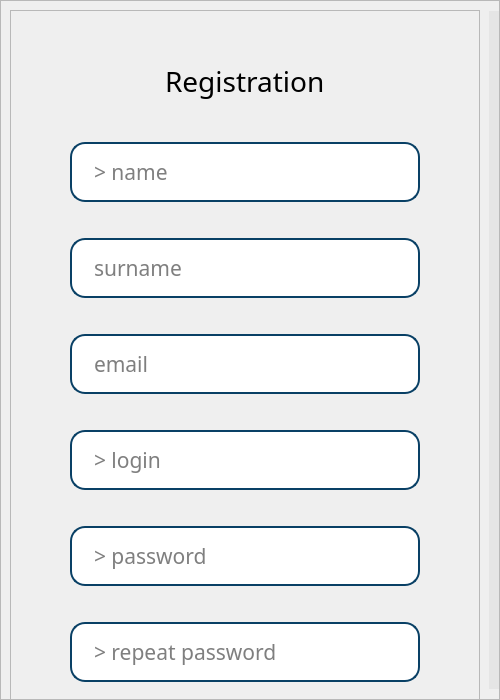
<?xml version="1.0" encoding="UTF-8"?>
<ui version="4.0">
 <class>MainWindow</class>
 <widget class="QMainWindow" name="MainWindow">
  <property name="geometry">
   <rect>
    <x>0</x>
    <y>0</y>
    <width>500</width>
    <height>700</height>
   </rect>
  </property>
  <property name="sizePolicy">
   <sizepolicy hsizetype="Fixed" vsizetype="Fixed">
    <horstretch>0</horstretch>
    <verstretch>0</verstretch>
   </sizepolicy>
  </property>
  <property name="minimumSize">
   <size>
    <width>500</width>
    <height>700</height>
   </size>
  </property>
  <property name="maximumSize">
   <size>
    <width>500</width>
    <height>700</height>
   </size>
  </property>
  <property name="windowTitle">
   <string>MainWindow</string>
  </property>
  <property name="inputMethodHints">
   <set>Qt::ImhNone</set>
  </property>
  <widget class="QWidget" name="centralwidget">
   <widget class="QScrollArea" name="scrollArea">
    <property name="geometry">
     <rect>
      <x>0</x>
      <y>0</y>
      <width>500</width>
      <height>700</height>
     </rect>
    </property>
    <property name="minimumSize">
     <size>
      <width>500</width>
      <height>700</height>
     </size>
    </property>
    <property name="maximumSize">
     <size>
      <width>500</width>
      <height>700</height>
     </size>
    </property>
    <property name="styleSheet">
     <string notr="true">QScrollBar:vertical {
	border: none;
    background: rgb(229, 229, 229);
    width: 10px;
    margin: 10px 0 10px 0;
	border-radius: 0px;
 }

/*  HANDLE BAR VERTICAL */
QScrollBar::handle:vertical {	
	background-color: rgb(229, 229, 229);
	min-height: 30px;
	border-radius: 5px;
}
QScrollBar::handle:vertical:hover{	
	background-color: rgb(229, 229, 229);
}
QScrollBar::handle:vertical:pressed {	
	background-color: rgb(229, 229, 229);
}

/* BTN TOP - SCROLLBAR */
QScrollBar::sub-line:vertical {
	border: none;
	background-color:rgb(120, 183, 140);
	height: 0px;
	border-top-left-radius: 0px;
	border-top-right-radius: 0px;
}
QScrollBar::sub-line:vertical:hover {	
	background-color: rgb(255, 0, 127);
}
QScrollBar::sub-line:vertical:pressed {	
	background-color: rgb(185, 0, 92);
}

/* BTN BOTTOM - SCROLLBAR */
QScrollBar::add-line:vertical {
	border: none;
	background-color: rgb(120, 183, 140);
	height: 0px;
	border-bottom-left-radius: 7px;
	border-bottom-right-radius: 7px;
}
QScrollBar::add-line:vertical:hover {	
	background-color: rgb(255, 0, 127);
}
QScrollBar::add-line:vertical:pressed {	
	background-color: rgb(185, 0, 92);
}
</string>
    </property>
    <property name="widgetResizable">
     <bool>true</bool>
    </property>
    <widget class="QWidget" name="scrollAreaWidgetContents">
     <property name="geometry">
      <rect>
       <x>0</x>
       <y>-324</y>
       <width>488</width>
       <height>1022</height>
      </rect>
     </property>
     <layout class="QVBoxLayout" name="verticalLayout">
      <item>
       <widget class="QFrame" name="frame">
        <property name="minimumSize">
         <size>
          <width>0</width>
          <height>1000</height>
         </size>
        </property>
        <property name="maximumSize">
         <size>
          <width>500</width>
          <height>1000</height>
         </size>
        </property>
        <property name="font">
         <font>
          <family>Bahnschrift</family>
         </font>
        </property>
        <property name="frameShape">
         <enum>QFrame::StyledPanel</enum>
        </property>
        <property name="frameShadow">
         <enum>QFrame::Raised</enum>
        </property>
        <layout class="QVBoxLayout" name="verticalLayout_2">
         <property name="spacing">
          <number>0</number>
         </property>
         <item alignment="Qt::AlignHCenter">
          <widget class="QLabel" name="RegistrationTitle">
           <property name="maximumSize">
            <size>
             <width>200</width>
             <height>50</height>
            </size>
           </property>
           <property name="font">
            <font>
             <family>Bahnschrift</family>
             <pointsize>21</pointsize>
            </font>
           </property>
           <property name="text">
            <string>Registration</string>
           </property>
          </widget>
         </item>
         <item alignment="Qt::AlignHCenter">
          <widget class="QLineEdit" name="name">
           <property name="minimumSize">
            <size>
             <width>350</width>
             <height>60</height>
            </size>
           </property>
           <property name="maximumSize">
            <size>
             <width>350</width>
             <height>60</height>
            </size>
           </property>
           <property name="font">
            <font>
             <family>Bahnschrift</family>
             <pointsize>16</pointsize>
            </font>
           </property>
           <property name="focusPolicy">
            <enum>Qt::StrongFocus</enum>
           </property>
           <property name="styleSheet">
            <string notr="true">color: rgb(0, 0, 0);
background-color: rgb(255, 255, 255);
border-radius: 15px;                     /* &lt;----  20px  */ 
border: 2px solid #094065;
padding-left: 20px
</string>
           </property>
           <property name="text">
            <string/>
           </property>
           <property name="maxLength">
            <number>20</number>
           </property>
           <property name="placeholderText">
            <string>&gt; name</string>
           </property>
           <property name="cursorMoveStyle">
            <enum>Qt::LogicalMoveStyle</enum>
           </property>
           <property name="clearButtonEnabled">
            <bool>true</bool>
           </property>
          </widget>
         </item>
         <item alignment="Qt::AlignHCenter">
          <widget class="QLineEdit" name="surname">
           <property name="minimumSize">
            <size>
             <width>350</width>
             <height>60</height>
            </size>
           </property>
           <property name="maximumSize">
            <size>
             <width>350</width>
             <height>60</height>
            </size>
           </property>
           <property name="font">
            <font>
             <family>Bahnschrift</family>
             <pointsize>16</pointsize>
            </font>
           </property>
           <property name="styleSheet">
            <string notr="true">color: rgb(0, 0, 0);
background-color: rgb(255, 255, 255);
border-radius: 15px;                     /* &lt;----  20px  */ 
border: 2px solid #094065;
padding-left: 20px
</string>
           </property>
           <property name="maxLength">
            <number>20</number>
           </property>
           <property name="placeholderText">
            <string>surname</string>
           </property>
           <property name="clearButtonEnabled">
            <bool>true</bool>
           </property>
          </widget>
         </item>
         <item alignment="Qt::AlignHCenter">
          <widget class="QLineEdit" name="email">
           <property name="minimumSize">
            <size>
             <width>350</width>
             <height>60</height>
            </size>
           </property>
           <property name="maximumSize">
            <size>
             <width>350</width>
             <height>60</height>
            </size>
           </property>
           <property name="font">
            <font>
             <family>Bahnschrift</family>
             <pointsize>16</pointsize>
            </font>
           </property>
           <property name="styleSheet">
            <string notr="true">color: rgb(0, 0, 0);
background-color: rgb(255, 255, 255);
border-radius: 15px;                     /* &lt;----  20px  */ 
border: 2px solid #094065;
padding-left: 20px
</string>
           </property>
           <property name="maxLength">
            <number>20</number>
           </property>
           <property name="placeholderText">
            <string>email</string>
           </property>
           <property name="clearButtonEnabled">
            <bool>true</bool>
           </property>
          </widget>
         </item>
         <item alignment="Qt::AlignHCenter">
          <widget class="QLineEdit" name="login">
           <property name="minimumSize">
            <size>
             <width>350</width>
             <height>60</height>
            </size>
           </property>
           <property name="maximumSize">
            <size>
             <width>350</width>
             <height>60</height>
            </size>
           </property>
           <property name="font">
            <font>
             <family>Bahnschrift</family>
             <pointsize>16</pointsize>
            </font>
           </property>
           <property name="styleSheet">
            <string notr="true">color: rgb(0, 0, 0);
background-color: rgb(255, 255, 255);
border-radius: 15px;                     /* &lt;----  20px  */ 
border: 2px solid #094065;
padding-left: 20px
</string>
           </property>
           <property name="maxLength">
            <number>20</number>
           </property>
           <property name="placeholderText">
            <string>&gt; login</string>
           </property>
           <property name="clearButtonEnabled">
            <bool>true</bool>
           </property>
          </widget>
         </item>
         <item alignment="Qt::AlignHCenter">
          <widget class="QLineEdit" name="password">
           <property name="minimumSize">
            <size>
             <width>350</width>
             <height>60</height>
            </size>
           </property>
           <property name="maximumSize">
            <size>
             <width>350</width>
             <height>60</height>
            </size>
           </property>
           <property name="font">
            <font>
             <family>Bahnschrift</family>
             <pointsize>16</pointsize>
            </font>
           </property>
           <property name="styleSheet">
            <string notr="true">color: rgb(0, 0, 0);
background-color: rgb(255, 255, 255);
border-radius: 15px;                     /* &lt;----  20px  */ 
border: 2px solid #094065;
padding-left: 20px
</string>
           </property>
           <property name="maxLength">
            <number>20</number>
           </property>
           <property name="echoMode">
            <enum>QLineEdit::Password</enum>
           </property>
           <property name="placeholderText">
            <string>&gt; password</string>
           </property>
           <property name="clearButtonEnabled">
            <bool>true</bool>
           </property>
          </widget>
         </item>
         <item alignment="Qt::AlignHCenter">
          <widget class="QLineEdit" name="passwordRep">
           <property name="minimumSize">
            <size>
             <width>350</width>
             <height>60</height>
            </size>
           </property>
           <property name="maximumSize">
            <size>
             <width>350</width>
             <height>60</height>
            </size>
           </property>
           <property name="font">
            <font>
             <family>Bahnschrift</family>
             <pointsize>16</pointsize>
            </font>
           </property>
           <property name="styleSheet">
            <string notr="true">color: rgb(0, 0, 0);
background-color: rgb(255, 255, 255);
border-radius: 15px;                     /* &lt;----  20px  */ 
border: 2px solid #094065;
padding-left: 20px
</string>
           </property>
           <property name="maxLength">
            <number>20</number>
           </property>
           <property name="echoMode">
            <enum>QLineEdit::Password</enum>
           </property>
           <property name="placeholderText">
            <string>&gt; repeat password</string>
           </property>
           <property name="clearButtonEnabled">
            <bool>true</bool>
           </property>
          </widget>
         </item>
         <item>
          <layout class="QVBoxLayout" name="uploadLayout">
           <property name="spacing">
            <number>0</number>
           </property>
           <property name="sizeConstraint">
            <enum>QLayout::SetMinimumSize</enum>
           </property>
           <item alignment="Qt::AlignHCenter">
            <widget class="QLabel" name="uploadMes">
             <property name="enabled">
              <bool>false</bool>
             </property>
             <property name="maximumSize">
              <size>
               <width>16777215</width>
               <height>30</height>
              </size>
             </property>
             <property name="font">
              <font>
               <family>Bahnschrift</family>
               <pointsize>9</pointsize>
              </font>
             </property>
             <property name="text">
              <string>&lt;html&gt;&lt;head/&gt;&lt;body&gt;&lt;p&gt;Upload photo with your face for face authentication&lt;/p&gt;&lt;/body&gt;&lt;/html&gt;</string>
             </property>
            </widget>
           </item>
           <item alignment="Qt::AlignHCenter">
            <widget class="QPushButton" name="uploadButton">
             <property name="minimumSize">
              <size>
               <width>150</width>
               <height>0</height>
              </size>
             </property>
             <property name="maximumSize">
              <size>
               <width>150</width>
               <height>30</height>
              </size>
             </property>
             <property name="font">
              <font>
               <family>Bahnschrift</family>
               <pointsize>10</pointsize>
               <weight>9</weight>
               <italic>false</italic>
               <bold>false</bold>
              </font>
             </property>
             <property name="styleSheet">
              <string notr="true">QPushButton {
	font: 75 10pt &quot;Bahnschrift&quot;;
	color: rgb(120, 183, 140);
	background-color: rgb(255, 255, 255);
	border-radius: 10px;                     /* &lt;----  20px  */ 
	border: 2px solid #094065;
}

QPushButton:hover{
	font: 75 10pt &quot;Bahnschrift&quot;;
	color: rgb(255, 255, 255);
	background-color: rgb(100, 183, 140);
	border-radius: 10px;                     /* &lt;----  20px  */ 
	border: 2px solid #094065;
}

QPushButton:pressed{
	font: 75 10pt &quot;Bahnschrift&quot;;
	color: rgb(255, 255, 255);
	background-color: rgb(88, 162, 123);
	border-radius: 10px;                     /* &lt;----  20px  */ 
	border: 2px solid #094065;
}</string>
             </property>
             <property name="text">
              <string>Upload</string>
             </property>
            </widget>
           </item>
          </layout>
         </item>
         <item>
          <spacer name="verticalSpacer_2">
           <property name="orientation">
            <enum>Qt::Vertical</enum>
           </property>
           <property name="sizeType">
            <enum>QSizePolicy::Fixed</enum>
           </property>
           <property name="sizeHint" stdset="0">
            <size>
             <width>20</width>
             <height>30</height>
            </size>
           </property>
          </spacer>
         </item>
         <item alignment="Qt::AlignHCenter">
          <widget class="QPushButton" name="SingUpButton">
           <property name="enabled">
            <bool>true</bool>
           </property>
           <property name="minimumSize">
            <size>
             <width>250</width>
             <height>50</height>
            </size>
           </property>
           <property name="maximumSize">
            <size>
             <width>250</width>
             <height>50</height>
            </size>
           </property>
           <property name="baseSize">
            <size>
             <width>200</width>
             <height>40</height>
            </size>
           </property>
           <property name="font">
            <font>
             <family>Bahnschrift</family>
             <pointsize>14</pointsize>
             <weight>9</weight>
             <italic>false</italic>
             <bold>false</bold>
            </font>
           </property>
           <property name="mouseTracking">
            <bool>false</bool>
           </property>
           <property name="layoutDirection">
            <enum>Qt::LeftToRight</enum>
           </property>
           <property name="autoFillBackground">
            <bool>false</bool>
           </property>
           <property name="styleSheet">
            <string notr="true">QPushButton {
	font: 75 14pt &quot;Bahnschrift&quot;;
	color: rgb(255, 255, 255);
	background-color: rgb(120, 183, 140);
	border-radius: 20px;                     /* &lt;----  20px  */ 
	border: 2px solid #094065;
}

QPushButton:hover{
	font: 75 14pt &quot;Bahnschrift&quot;;
	color: rgb(255, 255, 255);
	background-color: rgb(100, 183, 140);
	border-radius: 20px;                     /* &lt;----  20px  */ 
	border: 2px solid #094065;
}

QPushButton:pressed{
	font: 75 14pt &quot;Bahnschrift&quot;;
	color: rgb(255, 255, 255);
	background-color: rgb(88, 162, 123);
	border-radius: 20px;                     /* &lt;----  20px  */ 
	border: 2px solid #094065;
}</string>
           </property>
           <property name="text">
            <string>Sign Up</string>
           </property>
           <property name="checkable">
            <bool>false</bool>
           </property>
           <property name="autoDefault">
            <bool>false</bool>
           </property>
          </widget>
         </item>
         <item alignment="Qt::AlignHCenter">
          <widget class="QPushButton" name="backButton">
           <property name="minimumSize">
            <size>
             <width>100</width>
             <height>0</height>
            </size>
           </property>
           <property name="maximumSize">
            <size>
             <width>100</width>
             <height>30</height>
            </size>
           </property>
           <property name="font">
            <font>
             <family>Bahnschrift</family>
             <pointsize>10</pointsize>
             <weight>9</weight>
             <italic>false</italic>
             <bold>false</bold>
            </font>
           </property>
           <property name="styleSheet">
            <string notr="true">QPushButton {
	font: 75 10pt &quot;Bahnschrift&quot;;
	color: rgb(120, 183, 140);
	background-color: rgb(255, 255, 255);
	border-radius: 10px;                     /* &lt;----  20px  */ 
	border: 2px solid #094065;
}

QPushButton:hover{
	font: 75 10pt &quot;Bahnschrift&quot;;
	color: rgb(255, 255, 255);
	background-color: rgb(100, 183, 140);
	border-radius: 10px;                     /* &lt;----  20px  */ 
	border: 2px solid #094065;
}

QPushButton:pressed{
	font: 75 10pt &quot;Bahnschrift&quot;;
	color: rgb(255, 255, 255);
	background-color: rgb(88, 162, 123);
	border-radius: 10px;                     /* &lt;----  20px  */ 
	border: 2px solid #094065;
}</string>
           </property>
           <property name="text">
            <string>Back</string>
           </property>
          </widget>
         </item>
        </layout>
       </widget>
      </item>
     </layout>
    </widget>
   </widget>
  </widget>
 </widget>
 <resources/>
 <connections/>
</ui>
